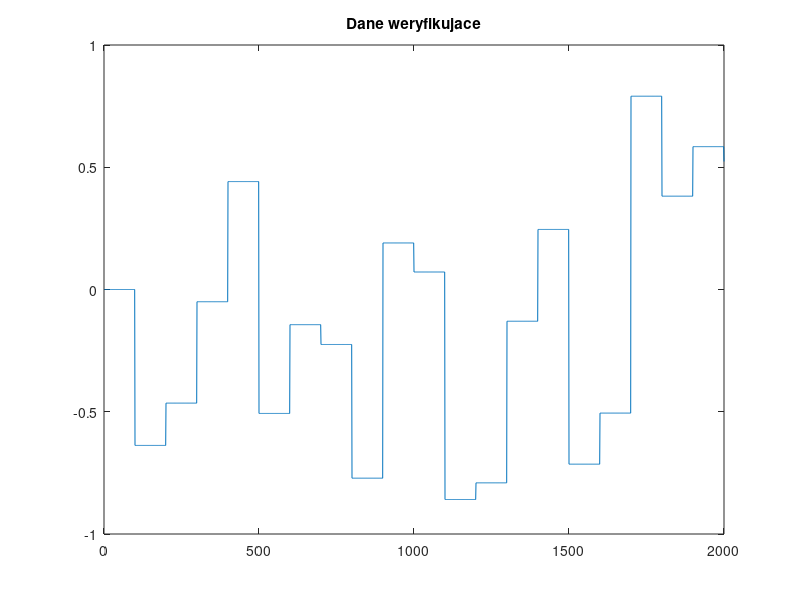
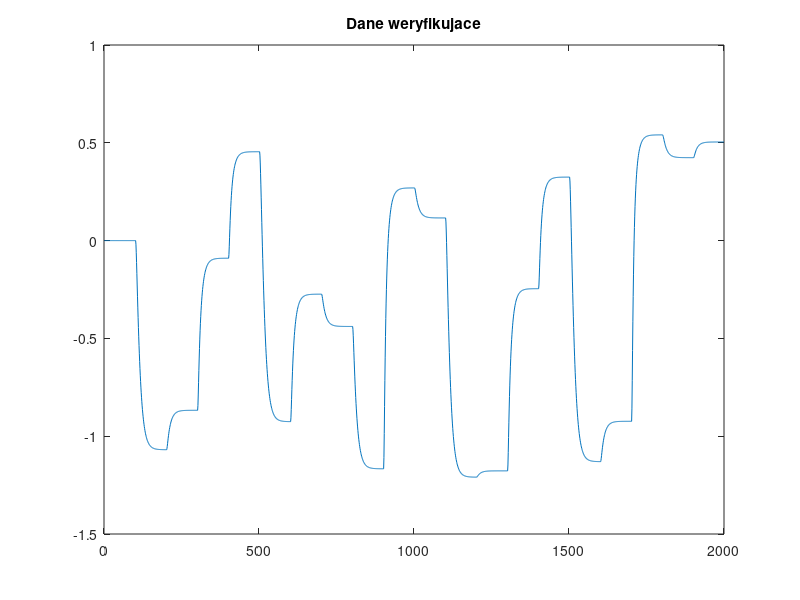

Write MATLAB code to recreate these figures, in order.
%Dane uczace
rand("seed", 21);
%Dane weryfikujące
% rand("seed", 37);
alpha1=-1.422574;
alpha2=0.466776;
beta1=0.017421;
beta2=0.013521;
g1 = @(u)((exp(4.125*u)-1)/(exp(4.125*u)+1));
g2 = @(x) (1 - exp(-1.2*x));
x1 = zeros(1,4);
x2 = zeros(1,4);
y = zeros(1,4);
u(1) = 0;
for i=2:2000
    if(mod(i,100) == 0)
        u(i) = -1 + 2*rand(1,1);
    else
        u(i) = u(i-1);
    end
end

for k=4:2000
    x1(k) = -alpha1*x1(k-1) + x2(k-1) + beta1*g1(u(k-3));
    x2(k) = -alpha2*x1(k-1) + beta2*g1(u(k-3));
    y(k) = g2(x1(k));
end

plot(u)
title("Dane weryfikujace");
exportgraphics(gca, "dane_weryfikujace.pdf")
figure
plot(y)
title("Dane weryfikujace");
exportgraphics(gca, "dane_weryfikujace.pdf")
% writematrix([u' y'], './dane.txt', 'Delimiter', 'space')
